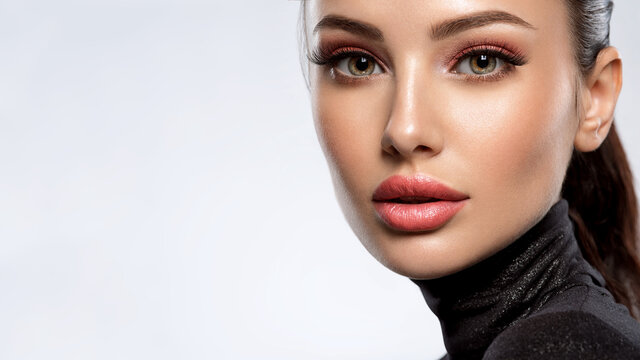
#> input picture PyCharm Projects/OpenCV/Resources/woman.jpg, 640 x 360 px, found by its file name
$ python 'Chapter 6.py'
#> lines starting #> are read from the running program, lines starting #| are printed output that depends on the picture
import cv2
import numpy as np


def stackImages(scale, imgArray):
    rows = len(imgArray)
    cols = len(imgArray[0])
    rowsAvailable = isinstance(imgArray[0], list)
    width = imgArray[0][0].shape[1]
    height = imgArray[0][0].shape[0]
    if rowsAvailable:
        for x in range(0, rows):
            for y in range(0, cols):
                if imgArray[x][y].shape[:2] == imgArray[0][0].shape[:2]:
                    imgArray[x][y] = cv2.resize(imgArray[x][y], (0, 0), None, scale, scale)
                else:
                    imgArray[x][y] = cv2.resize(imgArray[x][y], (imgArray[0][0].shape[1], imgArray[0][0].shape[0]), None, scale, scale)
                if len(imgArray[x][y].shape) == 2: imgArray[x][y] = cv2.cvtColor(imgArray[x][y], cv2.COLOR_GRAY2BGR)
            imageBlank = np.zeros((height, width, 3), np.uint8)
            hor = [imageBlank]*rows
            hor_con = [imageBlank]*rows
        for x in range(0, rows):
            hor[x] = np.hstack(imgArray[x])
        ver = np.vstack(hor)
    else:
        for x in range(0, rows):
            if imgArray[x].shape[:2] == imgArray[0].shape[:2]:
                imgArray[x] = cv2.resize(imgArray[x], (0, 0), None, scale, scale)
            else:
                imgArray[x] = cv2.resize(imgArray[x], (imgArray[0].shape[1], imgArray[0].shape[0]), None, scale, scale)
            if len(imgArray[x].shape) == 2: imgArray[x] = cv2.cvtColor(imgArray[x], cv2.COLOR_GRAY2BGR)
        hor = np.hstack(imgArray)
        ver = hor
    return ver


img = cv2.imread('Resources/woman.jpg')
#> img is the input picture: shape (360, 640, 3); mean B, G, R 177.6, 179.8, 193.3
imgGray = cv2.cvtColor(img, cv2.COLOR_BGR2GRAY)
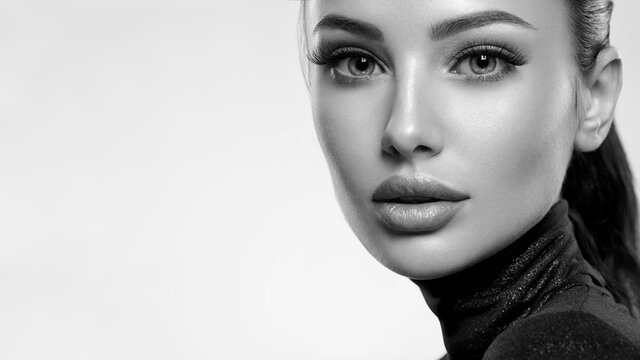
#> imgGray: shape (360, 640); min 0, max 255, mean 183.6

imgStack = stackImages(0.5, ([img, imgGray, img], [img, img, img]))
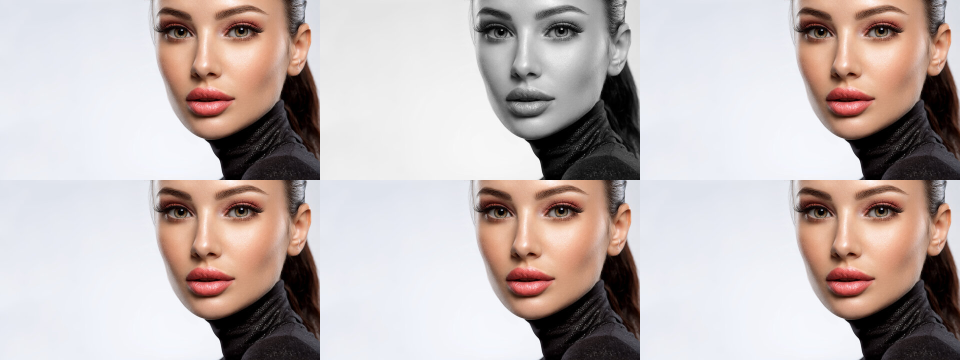
#> imgStack: shape (360, 960, 3); mean B, G, R 178.7, 180.5, 191.7

# [6 lines of commented-out code are left out]

cv2.imshow("imgStack", imgStack)

cv2.waitKey(0)

$ run again, with PyCharm Projects/OpenCV/Resources/circles.png saved as PyCharm Projects/OpenCV/Resources/woman.jpg
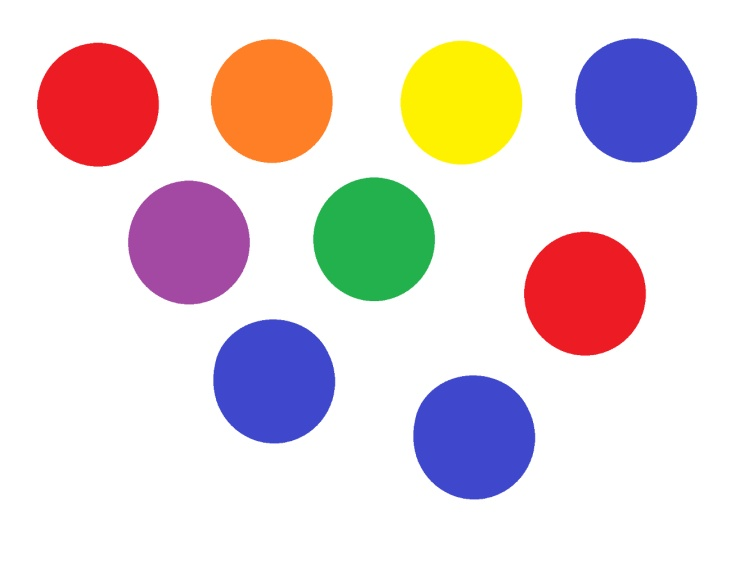
#> input picture PyCharm Projects/OpenCV/Resources/circles.png, 754 x 585 px, found by its file name
#> img is the input picture: shape (585, 754, 3); mean B, G, R 219.1, 217, 229.9
#> `imgGray = cv2.cvtColor(img, cv2.COLOR_BGR2GRAY)`:
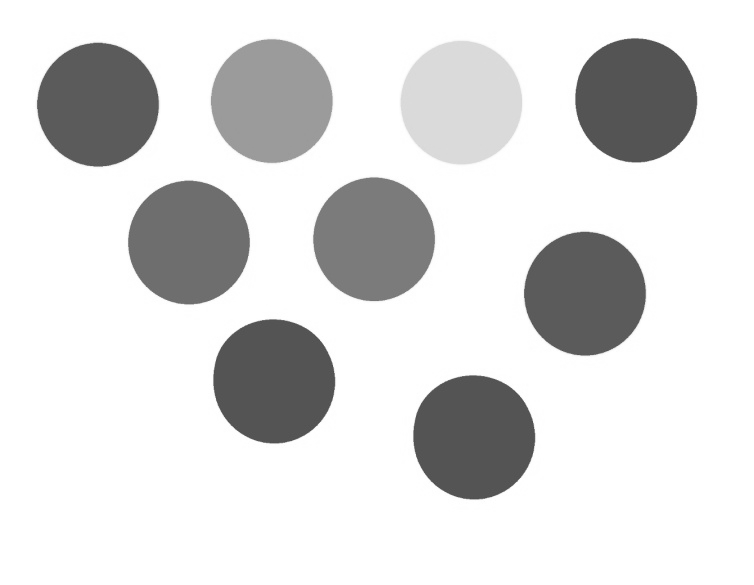
#> imgGray: shape (585, 754); min 76, max 255, mean 221.1
#> `imgStack = stackImages(0.5, ([img, imgGray, img], [img, img, img]))`:
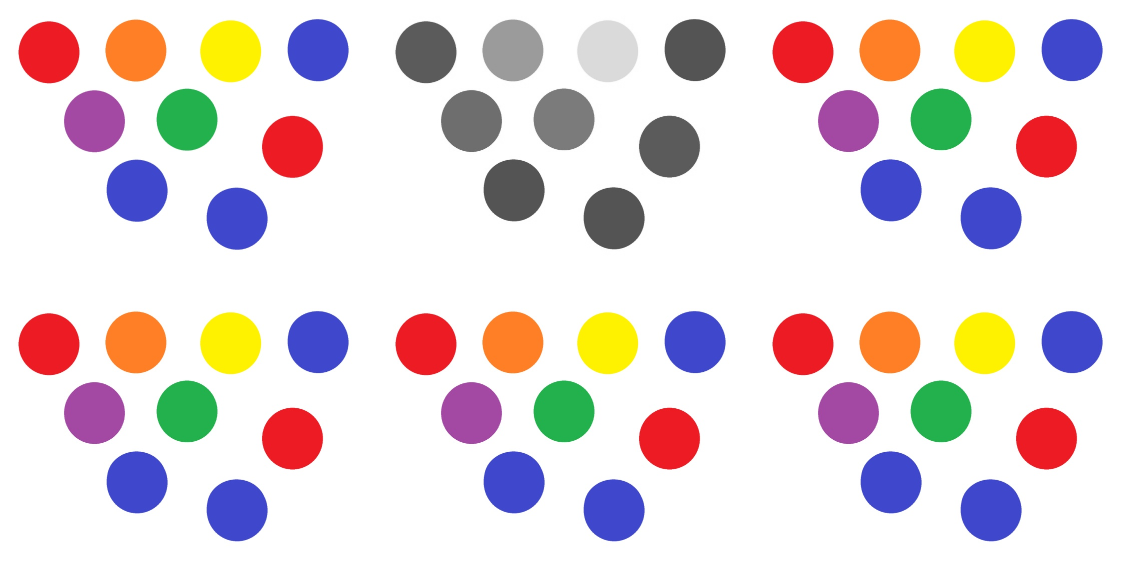
#> imgStack: shape (584, 1131, 3); mean B, G, R 219.4, 217.7, 228.4
